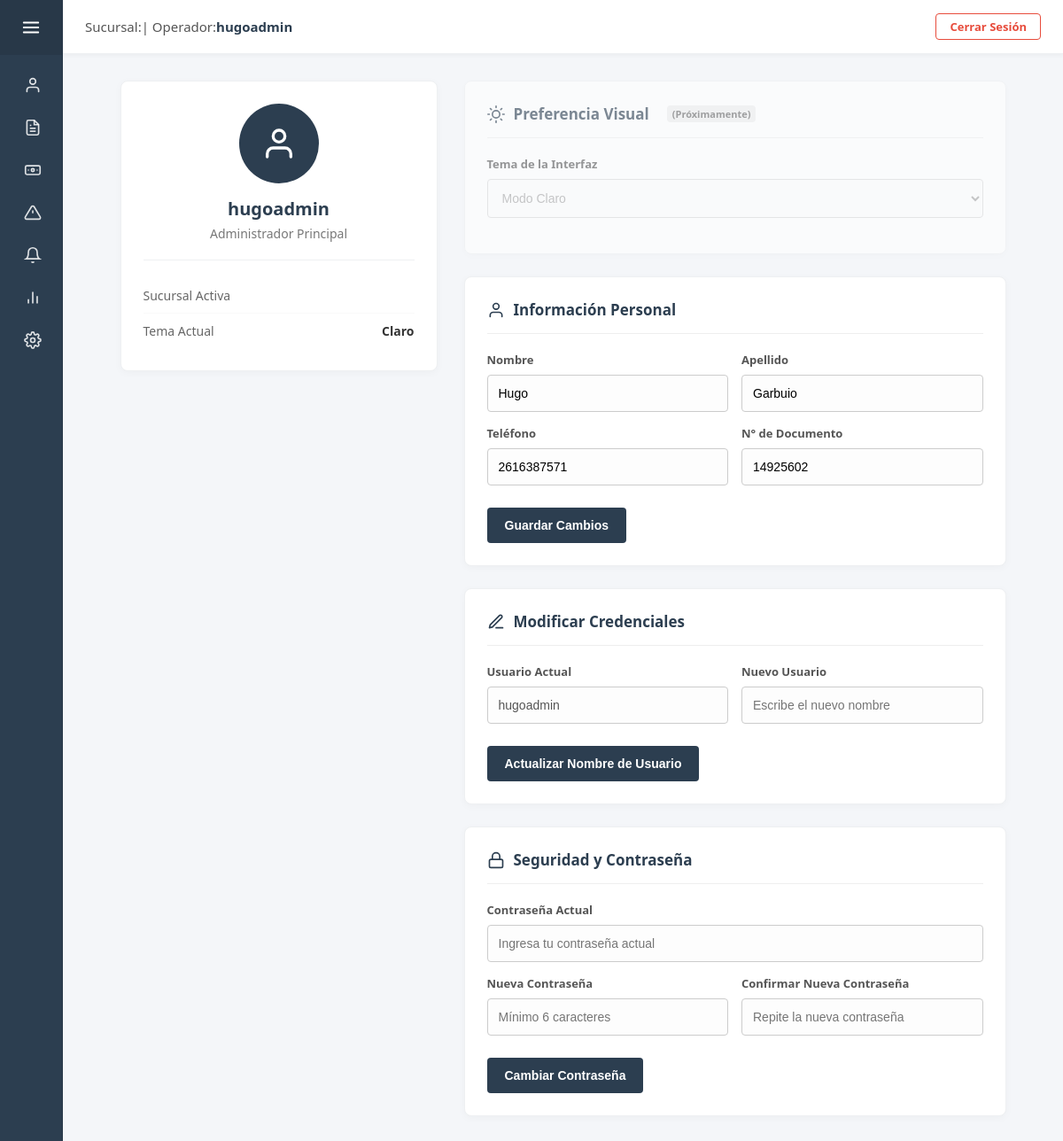
The app's page /Perfil/perfil.php (signed in) with its own data.
### tables this page shows
CREATE TABLE `personal` (
  `IDPersonal` int(11) NOT NULL,
  `numeroDocumentoPersonal` int(15) NOT NULL,
  `nombre` varchar(30) NOT NULL,
  `apellido` varchar(30) NOT NULL,
  `telefono` bigint(15) NOT NULL,
  `IDUsuario` int(11) DEFAULT NULL,
  `IDTipoDocumento` int(11) NOT NULL,
  `IDTipoNumeroTelefono` int(11) NOT NULL,
  `estado` varchar(50) DEFAULT 'Activo',
  `sucursal_id` int(11) DEFAULT 1,
  `empresa_id` int(11) DEFAULT 1
);

### Perfil/perfil.php (the view, shortened to what this page needs)
<?php
$idUsuario  = (int)($_SESSION['IDUsuario'] ?? 0);
$temaActual = $_SESSION['tema_preferido'] ?? 'claro';
$conexion = obtenerConexion();
$datosPersonal = null;
if ($idUsuario > 0) {
    $stmtPers = $conexion->prepare("SELECT * FROM personal WHERE IDUsuario = ? LIMIT 1");
    $stmtPers->execute([$idUsuario]);
    $datosPersonal = $stmtPers->fetch(PDO::FETCH_ASSOC);
}
?>
<!DOCTYPE html>
<html lang="es">
<head>
    <link rel="stylesheet" href="../CSS/modo_oscuro.css?v=<?php echo time(); ?>">
</head>
<body class="<?php echo $temaActual === 'oscuro' ? 'tema-oscuro' : ''; ?>">
    <?php
        include __DIR__ . '/../HTML/sidebar.php';
    ?>
    <div class="main-wrapper">
        <?php
            include __DIR__ . '/../HTML/topbar.php';
        ?>
        <main class="content-area">
            <div class="perfil-wrapper">
                <div class="perfil-sidebar-card panel-perfil">
                    <div class="avatar-circle">
                        <svg width="40" height="40" viewBox="0 0 24 24" fill="none" stroke="currentColor" stroke-width="2" stroke-linecap="round" stroke-linejoin="round">
                            <path d="M20 21v-2a4 4 0 0 0-4-4H8a4 4 0 0 0-4 4v2"></path>
                            <circle cx="12" cy="7" r="4"></circle>
                        </svg>
                    </div>
                    <h2><?php echo htmlspecialchars($_SESSION['nombreUsuario']); ?></h2>
                    <p>
                        <?php
                        if ($idRol === 1) echo "Administrador Principal";
                        elseif ($idRol === 2) echo "Personal Mecánico";
                        elseif ($idRol === 3) echo "Administrativo";
                        else echo "Operador del Sistema";
                        ?>
                    </p>
                    <div class="info-divider"></div>
                    <div class="info-row">
                        <span>Sucursal Activa</span>
                    </div>
                    <div class="info-row">
                        <span>Tema Actual</span>
                        <strong style="text-transform: capitalize;"><?php echo htmlspecialchars($temaActual); ?></strong>
                    </div>
                </div>
                <div class="perfil-main-content">
                    <div class="panel-perfil" style="opacity: 0.6; pointer-events: none;">
                        <h3>
                            Preferencia Visual <span style="font-size: 11px; background: #eee; padding: 2px 6px; border-radius: 4px; margin-left: 10px; color: #666;">(Próximamente)</span>
                        </h3>
                        <form method="POST">
                            <div class="form-group">
                                <label>Tema de la Interfaz</label>
                                <select name="tema_preferido" class="input-perfil" disabled>
                                    <option value="claro" <?php echo $temaActual === 'claro' ? 'selected' : ''; ?>>Modo Claro</option>
                                </select>
                            </div>
                        </form>
                    </div>
                    <?php if ($datosPersonal): ?>
                    <div class="panel-perfil">
                        <h3>
                            <svg width="20" height="20" viewBox="0 0 24 24" fill="none" stroke="currentColor" stroke-width="2" stroke-linecap="round" stroke-linejoin="round">
                                <path d="M20 21v-2a4 4 0 0 0-4-4H8a4 4 0 0 0-4 4v2"></path>
                                <circle cx="12" cy="7" r="4"></circle>
                            </svg>
                            Información Personal
                        </h3>
                        <form method="POST">
                            <div class="form-row">
                                <div class="form-group">
                                    <label>Nombre</label>
                                    <input type="text" name="nombre" class="input-perfil" value="<?php echo htmlspecialchars($datosPersonal['nombre'] ?? ''); ?>" required>
                                </div>
                                <div class="form-group">
                                    <label>Apellido</label>
                                    <input type="text" name="apellido" class="input-perfil" value="<?php echo htmlspecialchars($datosPersonal['apellido'] ?? ''); ?>" required>
                                </div>
                            </div>
                            <div class="form-row">
                                <div class="form-group">
                                    <label>Teléfono</label>
                                    <input type="number" name="telefono" class="input-perfil" value="<?php echo htmlspecialchars($datosPersonal['telefono'] ?? ''); ?>">
                                </div>
                                <div class="form-group">
                                    <label>N° de Documento</label>
                                    <input type="number" name="numeroDocumentoPersonal" class="input-perfil" value="<?php echo htmlspecialchars($datosPersonal['numeroDocumentoPersonal'] ?? ''); ?>">
                                </div>
                            </div>
                            <button type="submit" class="btn-guardar">Guardar Cambios</button>
                        </form>
                    </div>
                    <?php endif; ?>
                    <?php if ($idRol === 1): ?>
                    <div class="panel-perfil">
                        <h3>
                            <svg width="20" height="20" viewBox="0 0 24 24" fill="none" stroke="currentColor" stroke-width="2" stroke-linecap="round" stroke-linejoin="round">
                                <path d="M12 20h9"></path>
                                <path d="M16.5 3.5a2.121 2.121 0 0 1 3 3L7 19l-4 1 1-4L16.5 3.5z"></path>
                            </svg>
                            Modificar Credenciales
                        </h3>
                        <form method="POST">
                            <div class="form-row">
                                <div class="form-group">
                                    <label>Usuario Actual</label>
                                    <input type="text" class="input-perfil" value="<?php echo htmlspecialchars($_SESSION['nombreUsuario']); ?>" disabled>
                                </div>
                                <div class="form-group">
                                    <label>Nuevo Usuario</label>
                                    <input type="text" name="nuevo_usuario" class="input-perfil" placeholder="Escribe el nuevo nombre" required>
                                </div>
                            </div>
                            <button type="submit" class="btn-guardar">Actualizar Nombre de Usuario</button>
                        </form>
                    </div>
                    <?php endif; ?>
                    <div class="panel-perfil">
                        <h3>
                            <svg width="20" height="20" viewBox="0 0 24 24" fill="none" stroke="currentColor" stroke-width="2" stroke-linecap="round" stroke-linejoin="round">
                                <rect x="3" y="11" width="18" height="11" rx="2" ry="2"></rect>
                                <path d="M7 11V7a5 5 0 0 1 10 0v4"></path>
                            </svg>
                            Seguridad y Contraseña
                        </h3>
                        <form method="POST">
                            <div class="form-group">
                                <label>Contraseña Actual</label>
                                <input type="password" name="pass_actual" class="input-perfil" placeholder="Ingresa tu contraseña actual" required>
                            </div>
                            <div class="form-row">
                                <div class="form-group">
                                    <label>Nueva Contraseña</label>
                                    <input type="password" name="pass_nueva" class="input-perfil" placeholder="Mínimo 6 caracteres" required minlength="6">
                                </div>
                                <div class="form-group">
                                    <label>Confirmar Nueva Contraseña</label>
                                    <input type="password" name="pass_confirmar" class="input-perfil" placeholder="Repite la nueva contraseña" required minlength="6">
                                </div>
                            </div>
                            <button type="submit" class="btn-guardar">Cambiar Contraseña</button>
                        </form>
                    </div>
                </div>
            </div>
        </main>
    </div>
</body>
</html>

### records on screen
personal: nombre "Hugo", apellido "Garbuio", telefono "2616387571", numeroDocumentoPersonal "14925602"

### other values on screen
$_SESSION['nombreUsuario'] "hugoadmin"
$temaActual "Claro"
